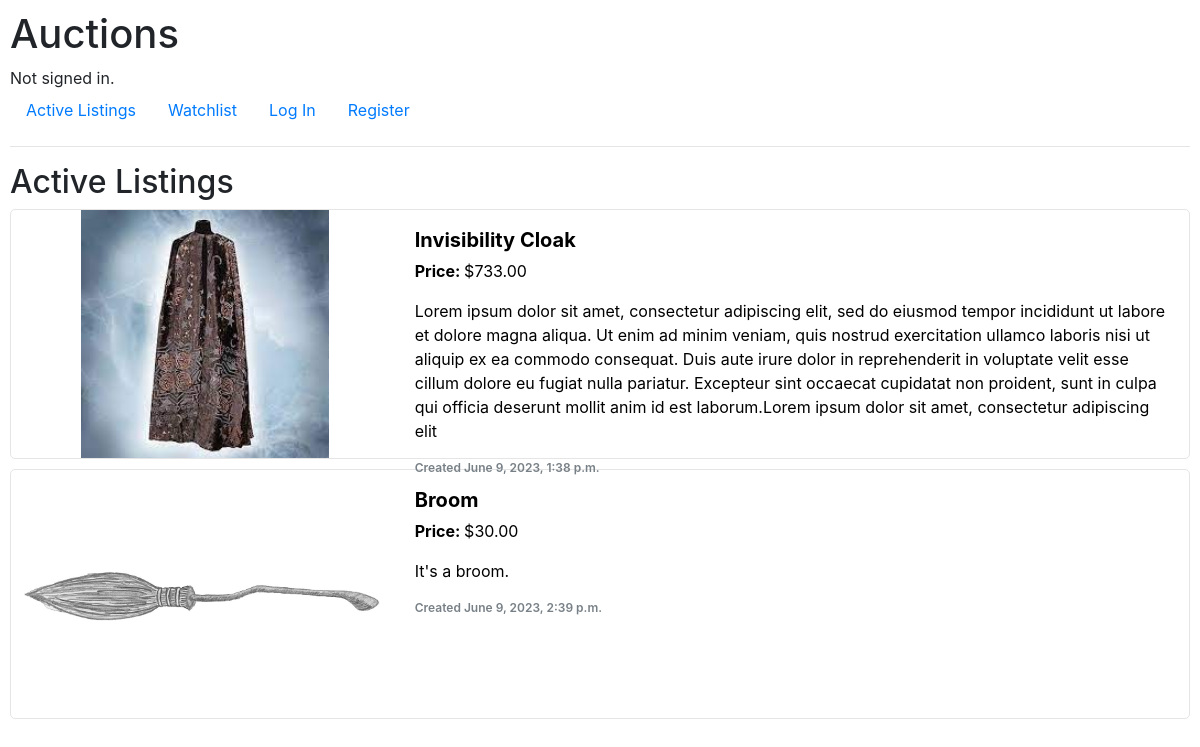
The page /listings on the database its author committed.
### auctions/models.py (models this page shows, shortened)
class Listing(models.Model):
    name = models.CharField(max_length=64)
    category = models.ForeignKey(Category, on_delete=models.RESTRICT)
    image = models.ImageField(upload_to="auctions/static/auctions")
    lister = models.ForeignKey(User, on_delete=models.CASCADE, related_name="listings")
    description = models.TextField(null=True, blank=True, max_length=500)
    time = models.DateTimeField(auto_now_add=True)
    start_price = models.DecimalField(decimal_places=2, max_digits=10)
    is_active = models.BooleanField()
    def image_name(self):
        dir = self.image.name.split("/")
        return dir[-1]
    def highest_bid(self):
        highest_bid_instance = self.bids.order_by('-bid').first()
        if highest_bid_instance:
            return highest_bid_instance.bid
        return self.start_price
    def __str__(self):
        return f"{self.name}"

class Bid(models.Model):
    bidder = models.ForeignKey(User, on_delete=models.CASCADE)
    bid = models.DecimalField(decimal_places=2, max_digits=10)
    listing = models.ForeignKey(Listing, on_delete=models.CASCADE, related_name="bids")

### auctions/views.py (the view)
# urls.py: path("listings", views.index, name="index"),
def index(request):
    listings = Listing.objects.filter(is_active=True).all()
    return render(request, "auctions/index.html", {
        "listings": listings
    })

### auctions/templates/auctions/index.html
{% extends "auctions/layout.html" %}
{% block body %}
    <h2>Active Listings</h2>
        {% for listing in listings %}
        <a class="listing-container" href="{% url 'listing' listing_id=listing.id %}">
            <img src="/static/auctions/{{ listing.image_name }}" alt="Image of {{ listing.name }}">
            <div class="listing-text">
                <p class="listing-name">{{ listing }}</p>
                <p><b>Price: </b>${{ listing.highest_bid }}</p>
                <p>{{ listing.description }}</p>
                <p class="listing-time">Created {{ listing.time }}</p>
            </div>
        </a>
        {% endfor %}
{% endblock %}

### auctions/static/auctions/styles.css (style rules this page uses)
body { padding: 10px; }
a.listing-container { color: initial; text-decoration: initial; height: 250px; width: 100%; border: 1px solid #e5e5e5; border-radius: 5px; margin-bottom: 10px; display: flex; flex-direction: row; }
img { width: 33%; height: 100%; align-self: center; object-fit: contain; }
.listing-text { padding: 15px; width: 67%; }
.listing-name { font-size: 20px; font-weight: bold; margin-bottom: 4px; }
.listing-time { font-size: 12px; color: #788087; font-weight: 600; }

### rows shown on the page
Listing: image_name (picture), name "Invisibility Cloak", highest_bid "733.00", description "Lorem ipsum dolor sit amet, consectetur adipiscing elit, sed do eiusmod tempor incididunt ut labore et dolore magna aliqua. Ut enim ad minim veniam, quis nostrud exercitation ullamco laboris nisi ut aliquip ex ea commodo consequat. Duis aute irure dolor in reprehenderit in voluptate velit esse cillum dolore eu fugiat nulla pariatur. Excepteur sint occaecat cupidatat non proident, sunt in culpa qui officia deserunt mollit anim id est laborum.Lorem ipsum dolor sit amet, consectetur adipiscing elit", time "June 9, 2023, 1:38 p.m."
Listing: image_name (picture), name "Broom", highest_bid "30.00", description "It's a broom.", time "June 9, 2023, 2:39 p.m."
